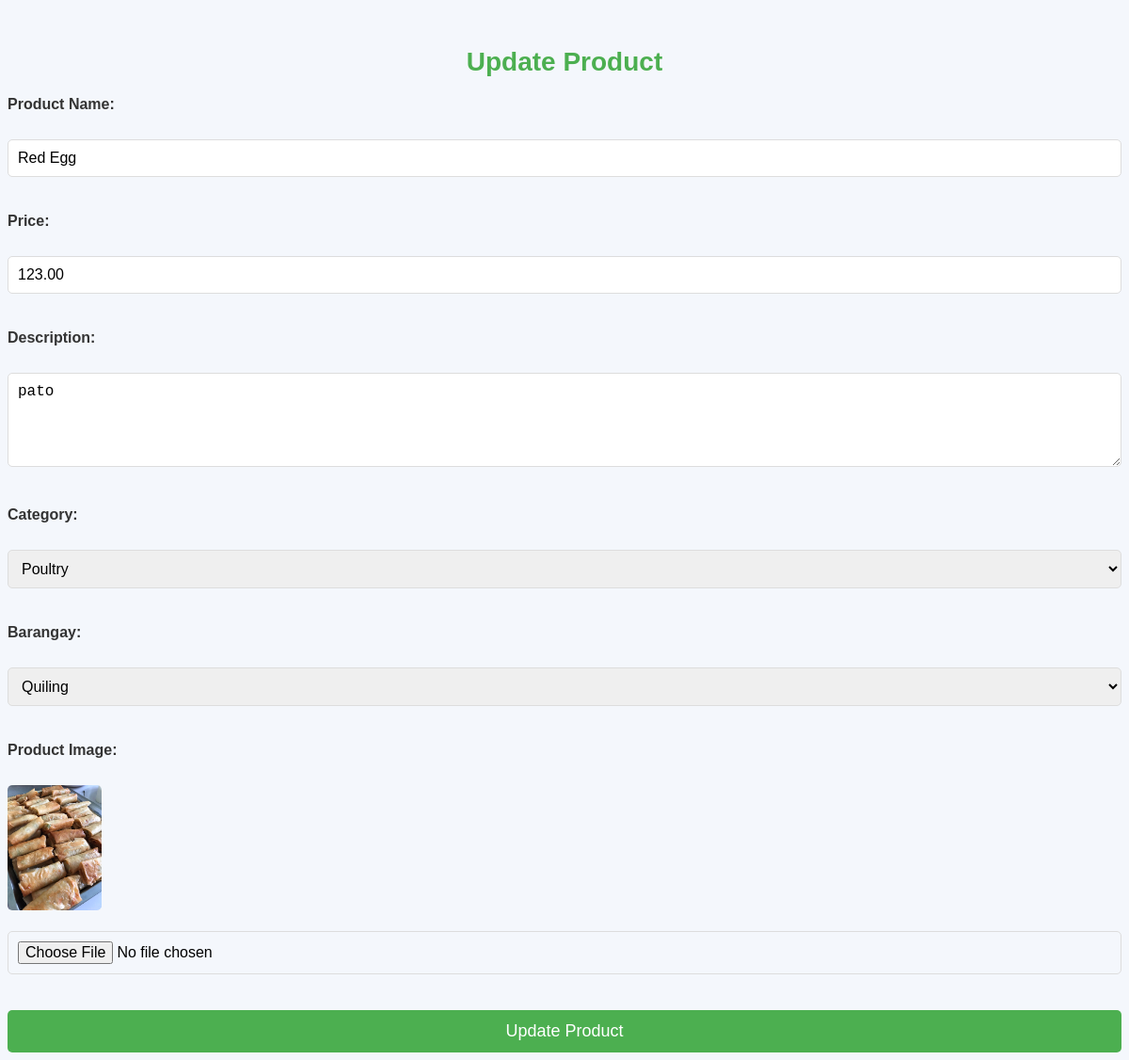
/update_product.php?id=1 (signed in), run on the app's committed database.
### tables this page shows
CREATE TABLE `products` (
  `id` int(11) NOT NULL,
  `product_name` varchar(255) DEFAULT NULL,
  `price` decimal(10,2) DEFAULT NULL,
  `description` text DEFAULT NULL,
  `category_id` int(11) DEFAULT NULL,
  `barangay_id` int(11) DEFAULT NULL,
  `image_path` varchar(255) DEFAULT NULL
);

CREATE TABLE `categories` (
  `id` int(11) NOT NULL,
  `category_name` varchar(255) DEFAULT NULL
);

CREATE TABLE `barangays` (
  `id` int(11) NOT NULL,
  `name` varchar(100) NOT NULL
);

### update_product.php (the view, shortened to what this page needs)
<?php
$conn = new mysqli("localhost", "root", "", "agrilink");
if (isset($_GET['id'])) {
    $product_id = $_GET['id'];
    $result = $conn->query("SELECT * FROM products WHERE id = $product_id");
    if ($result->num_rows > 0) {
        $product = $result->fetch_assoc();
    } else {
        die("Product not found");
    }
}
$categories_result = $conn->query("SELECT id, category_name FROM categories");
$barangays_result = $conn->query("SELECT id, name FROM barangays");
?>
<!DOCTYPE html>
<html lang="en">
<head>
</head>
<body>
    <h2>Update Product</h2>
    <form method="POST" enctype="multipart/form-data">
        <label for="product_name">Product Name:</label><br>
        <input type="text" id="product_name" name="product_name" value="<?php echo $product['product_name']; ?>" required><br><br>
        <label for="price">Price:</label><br>
        <input type="number" id="price" name="price" value="<?php echo $product['price']; ?>" required><br><br>
        <label for="description">Description:</label><br>
        <textarea id="description" name="description" required><?php echo $product['description']; ?></textarea><br><br>
        <label for="category_id">Category:</label><br>
        <select id="category_id" name="category_id" required>
            <?php while ($category = $categories_result->fetch_assoc()) { ?>
                <option value="<?php echo $category['id']; ?>" <?php echo ($category['id'] == $product['category_id']) ? 'selected' : ''; ?>>
                    <?php echo $category['category_name']; ?>
                </option>
            <?php } ?>
        </select><br><br>
        <label for="barangay_id">Barangay:</label><br>
        <select id="barangay_id" name="barangay_id" required>
            <?php while ($barangay = $barangays_result->fetch_assoc()) { ?>
                <option value="<?php echo $barangay['id']; ?>" <?php echo ($barangay['id'] == $product['barangay_id']) ? 'selected' : ''; ?>>
                    <?php echo $barangay['name']; ?>
                </option>
            <?php } ?>
        </select><br><br>
        <label for="image">Product Image:</label><br>
        <?php if (!empty($product['image_path'])) { ?>
            <img src="<?php echo $product['image_path']; ?>" width="100" alt="Current Image"><br><br>
        <?php } ?>
        <input type="file" id="image" name="image"><br><br>
        <input type="submit" value="Update Product">
    </form>
</body>
</html>

### update_product.php (style rules this page uses)
body { font-family: 'Arial', sans-serif; background-color: #f4f7fc; margin-top: 50px; }
h2 { text-align: center; color: #4CAF50; font-size: 28px; margin-bottom: 20px; }
label { font-size: 16px; font-weight: bold; color: #333; margin-bottom: 10px; display: block; }
input[type="text"], input[type="number"], textarea, input[type="file"], select { width: 100%; padding: 10px; margin-bottom: 20px; border: 1px solid #ddd; border-radius: 5px; font-size: 16px; box-sizing: border-box; }
textarea { height: 100px; resize: vertical; }
input[type="submit"] { background-color: #4CAF50; color: white; padding: 12px 20px; border: none; border-radius: 5px; cursor: pointer; font-size: 18px; width: 100%; }
img { max-width: 100%; height: auto; border-radius: 5px; }

### data on the page
products: product_name "Red Egg", price "123.00", description "pato", category_id "Poultry", barangay_id "Quiling", image_path (picture)
